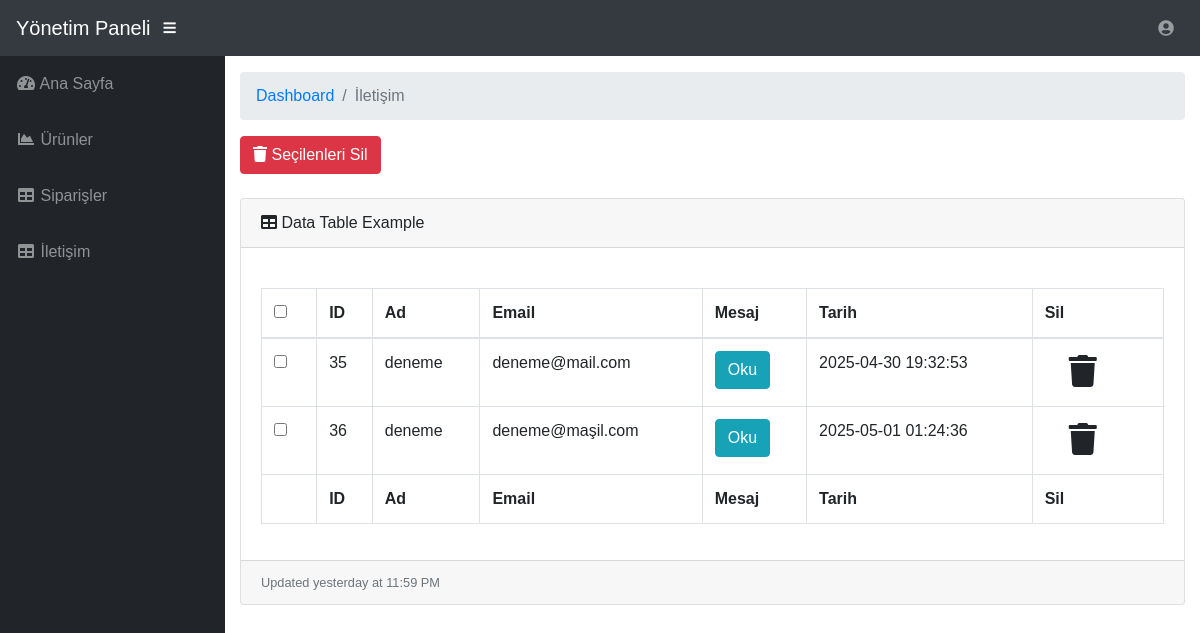
Page /admin/iletisim.php on the committed database.
### tables this page shows
CREATE TABLE IF NOT EXISTS `iletisim` (
  `id` int(11) NOT NULL AUTO_INCREMENT,
  `ad` varchar(250) NOT NULL,
  `email` varchar(250) NOT NULL,
  `mesaj` text NOT NULL,
  `tarih` datetime DEFAULT current_timestamp(),
  PRIMARY KEY (`id`)
);

### admin/iletisim.php (the view, shortened to what this page needs)
<?php
include('../vt.php');
include('ekler/head.php');
include('ekler/nav.php');
include('ekler/sidebar.php');
$sorgu = $connect->prepare("SELECT * FROM iletisim");
$sorgu->execute();
?>
<head>
</head>
<div id="content-wrapper">
    <div class="container-fluid">
        <ol class="breadcrumb">
            <li class="breadcrumb-item">
                <a href="#">Dashboard</a>
            </li>
            <li class="breadcrumb-item active">İletişim</li>
        </ol>
 <form action="" method="post">
        <button type="submit" value="" onclick="return confirmDel();" class="btn btn-danger font-18"><i class="fa fa-trash"></i> Seçilenleri Sil</button><br><br>
        <div class="card mb-3">
            <div class="card-header">
                <i class="fas fa-table"></i>
                Data Table Example
            </div>
            <div class="card-body">
                <div class="table-responsive">
                    <table class="table table-bordered" id="dataTable" width="100%" cellspacing="0">
                        <thead>
                        <tr>
                            <th>
                                <div class="checkbox">
                            <input type="checkbox" id="select_all" onclick="TumunuSec();" value="">
                          </div></th>
                            <th>ID</th>
                            <th>Ad</th>
                            <th>Email</th>
                            <th>Mesaj</th>
                            <th>Tarih</th>
                            <th>Sil</th>
                        </tr>
                        </thead>
                        <tfoot>
                        <tr>
                        <th></th>
                            <th>ID</th>
                            <th>Ad</th>
                            <th>Email</th>
                            <th>Mesaj</th>
                            <th>Tarih</th>
                            <th>Sil</th>
                        </tr>
                        </tfoot>
                        <tbody>
                        <?php while ($sonuc = $sorgu->fetch()) { ?>
                            <tr>
                                <td>
                                <div class="checkbox">
                              <input class="chck" type="checkbox" name="sil[]" value="<?php echo $sonuc['id']; ?>">
                                </div>
                                </td>
                                <td><?= $sonuc["id"] ?></td>
                                <td><?= $sonuc["ad"] ?></td>
                                <td><?= $sonuc["email"] ?></td>
                               <td>
                                    <a class="btn btn-info" href="#" data-toggle="modal"
                                       data-target="#mesaj<?= $sonuc["id"] ?>">Oku</a>
                                </td>
                                <td><?= $sonuc["tarih"] ?></td>
                                 <td>
                                    <a class="dropdown-item" href="#" data-toggle="modal"
                                       data-target="#sil<?= $sonuc["id"] ?>"><span class="fa fa-trash fa-2x"></span></a>
                                </td>
                            </tr>
                            <?php
                        }
                        ?>
                        </tbody>
                    </table>
                </form>
                </div>
            </div>
            <div class="card-footer small text-muted">Updated yesterday at 11:59 PM</div>
        </div>
    <?php
    include('ekler/footer.php');
    ?>
    <link rel="stylesheet" type="text/css" href="css/switch.css">

### admin/ekler/head.php (style rules this page uses)
body { margin: 0; font-family: Arial, sans-serif; }
table { width: 100%; border-collapse: collapse; margin-top: 20px; }
table, th, td { border: 1px solid #ddd; }
th, td { padding: 12px; text-align: left; }

### rows in the picture
iletisim: id "35", ad "deneme", email "deneme@mail.com", tarih "2025-04-30 19:32:53"
iletisim: id "36", ad "deneme", email "deneme@maşil.com", tarih "2025-05-01 01:24:36"
